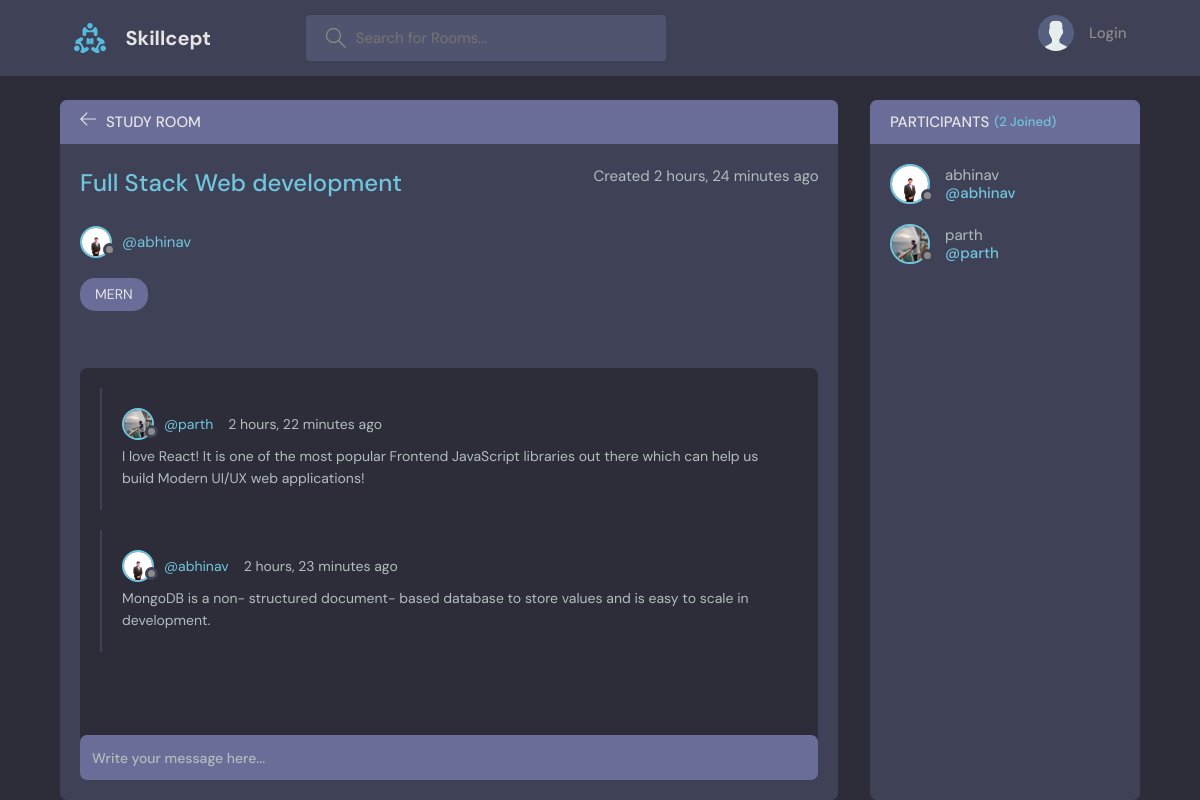
Screenshot of /room/7/ with the database file from the repository.
### base/models.py (models this page shows, shortened)
class Room(models.Model):
    host = models.ForeignKey(User, null=True, on_delete=models.SET_NULL)
    topic = models.ForeignKey(Topic, null=True, on_delete=models.SET_NULL)
    name = models.CharField(max_length=200)
    description = models.TextField(null=True, blank=True)
    participants = models.ManyToManyField(User, related_name='participants', blank=True)
    updated = models.DateTimeField(auto_now=True)
    created = models.DateTimeField(auto_now_add=True)
    class Meta:
        ordering = ['-updated', '-created']

class User(AbstractUser):
    name = models.CharField(max_length=200, null=True, unique=True)
    email = models.EmailField(null=True, unique=True)
    bio = models.TextField(null=True)
    avatar = models.ImageField(null=True, default='nophoto.svg')
    USERNAME_FIELD = 'email'
    REQUIRED_FIELDS =  []

class Topic(models.Model):
    name = models.CharField(max_length=200)
    def __str__(self):
        return self.name

class Message(models.Model):
    user = models.ForeignKey(User, on_delete=models.CASCADE)
    room = models.ForeignKey(Room, on_delete=models.CASCADE)
    body = models.TextField()
    updated = models.DateTimeField(auto_now=True)
    created = models.DateTimeField(auto_now_add=True)
    class Meta:
        ordering = ['-updated', '-created']

### base/views.py (the view, shortened to what this page needs)
# urls.py: path('room/<str:pk>/', views.room, name='room'),
def room(request, pk):
    room = Room.objects.get(id=pk)
    room_messages = room.message_set.all()
    participants = room.participants.all()
    context = {'room': room, 'room_messages': room_messages, 'participants': participants}
    return render(request, 'base/room.html', context)

### base/templates/base/room.html (shortened to what this page needs)
{% extends 'main.html' %}
{% block content %}
    <main class="profile-page layout layout--2">
      <div class="container">
        <div class="room">
          <div class="room__top">
            <div class="room__topLeft">
              <a href="{% url 'home' %}">
                <svg version="1.1" xmlns="http://www.w3.org/2000/svg" width="32" height="32" viewBox="0 0 32 32">
                  <title>arrow-left</title>
                  <path
                    d="M13.723 2.286l-13.723 13.714 13.719 13.714 1.616-1.611-10.96-10.96h27.625v-2.286h-27.625l10.965-10.965-1.616-1.607z"
                  ></path>
                </svg>
              </a>
              <h3>Study Room</h3>
            </div>
          </div>
          <div class="room__box scroll">
            <div class="room__header scroll">
              <div class="room__info">
                <h3>{{room.name}}</h3>
                <span>Created {{room.created|timesince}} ago</span>
              </div>
              <div class="room__hosted">
                <br>
                <a href="{% url 'user-profile' room.host.id %}" class="room__author">
                  <div class="avatar avatar--small">
                    <img src="{{room.host.avatar.url}}" />
                  </div>
                  <span>@{{room.host.username}}</span>
                </a>
              </div>
              <span class="room__topics">{{room.topic}}</span>
            </div>
            <div class="room__conversation">
              <div class="threads scroll">
                {% for message in room_messages %}
                <div class="thread">
                  <div class="thread__top">
                    <div class="thread__author">
                      <a href="{% url 'user-profile' message.user.id %}" class="thread__authorInfo">
                        <div class="avatar avatar--small">
                          <img src="{{message.user.avatar.url}}" />
                        </div>
                        <span>@{{message.user.username}}</span>
                      </a>
                      <span class="thread__date">{{message.created|timesince}} ago</span>
                    </div>
                  </div>
                  <div class="thread__details">
                    {{message.body}}
                  </div>
                </div>
                {% endfor %}
              </div>
            </div>
          </div>
          <div class="room__message">
            <form action="" method="POST">
              <input name="body" placeholder="Write your message here..." autocomplete="off" />
            </form>
          </div>
        </div>
        <div class="participants">
          <h3 class="participants__top">Participants <span>({{participants.count}} Joined)</span></h3>
          <div class="participants__list scroll">
            {% for user in participants %}
              <a href="{% url 'user-profile' user.id %}" class="participant">
                <div class="avatar avatar--medium">
                  <img src="{{user.avatar.url}}" />
                </div>
                <p>
                  {{user.username}}
                  <span>@{{user.username}}</span>
                </p>
              </a>
            {% endfor %}
          </div>
        </div>
      </div>
    </main>
{% endblock %}

### rows the page displays
Room: name "Full Stack Web development", created "2 hours, 24 minutes", host.avatar (placeholder picture), host.username "abhinav", topic "MERN"
Message: user.avatar (picture), user.username "parth", created "2 hours, 22 minutes", body "I love React! It is one of the most popular Frontend JavaScript libraries out there which can help us build Modern UI/UX web applications!"
Message: user.avatar (placeholder picture), user.username "abhinav", created "2 hours, 23 minutes", body "MongoDB is a non- structured document- based database to store values and is easy to scale in development."
User: avatar (placeholder picture), username "abhinav"
User: avatar (picture), username "parth"

### other values shown
{{ participants.count }} "2"
